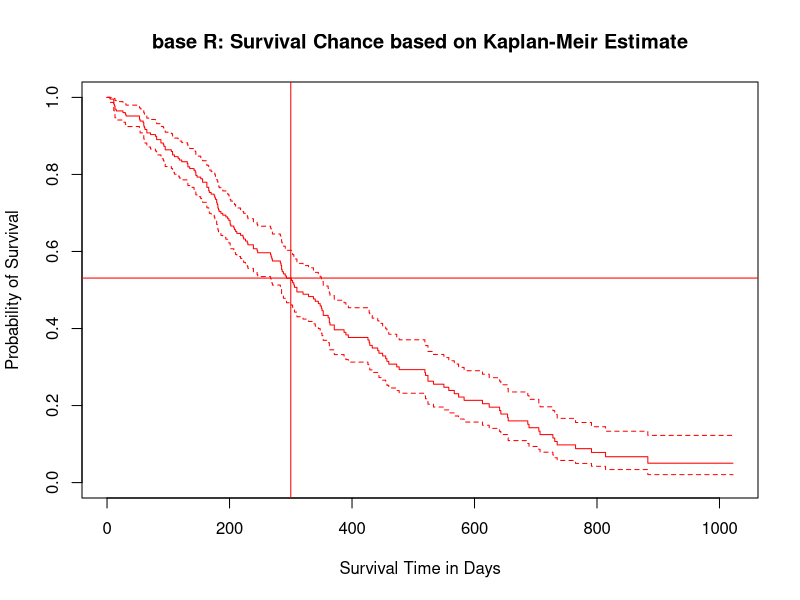
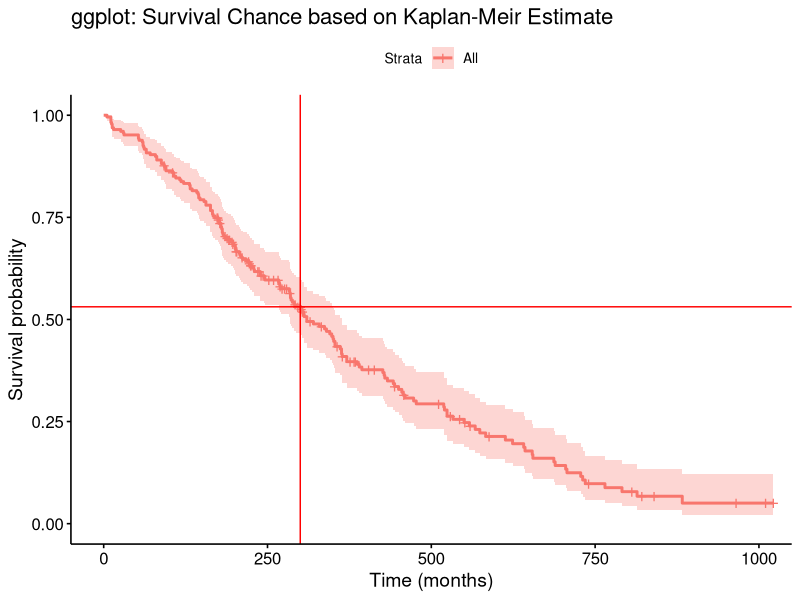
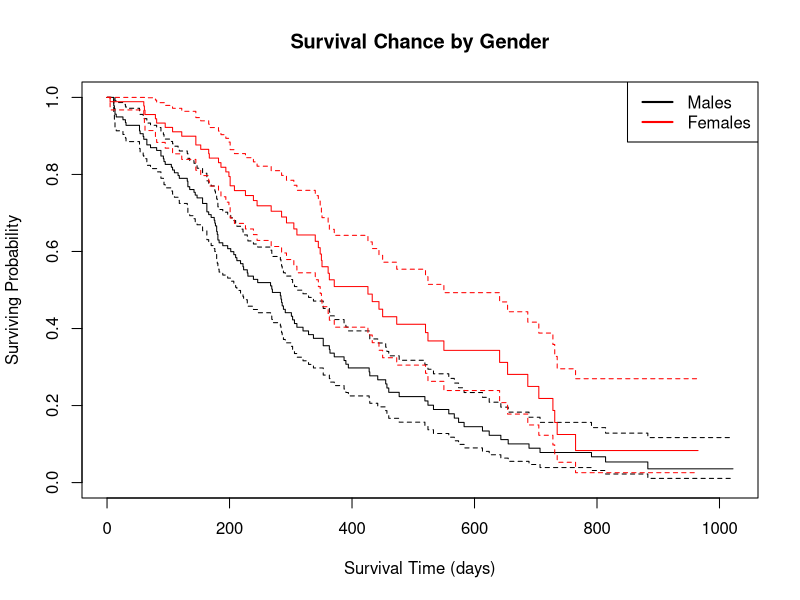
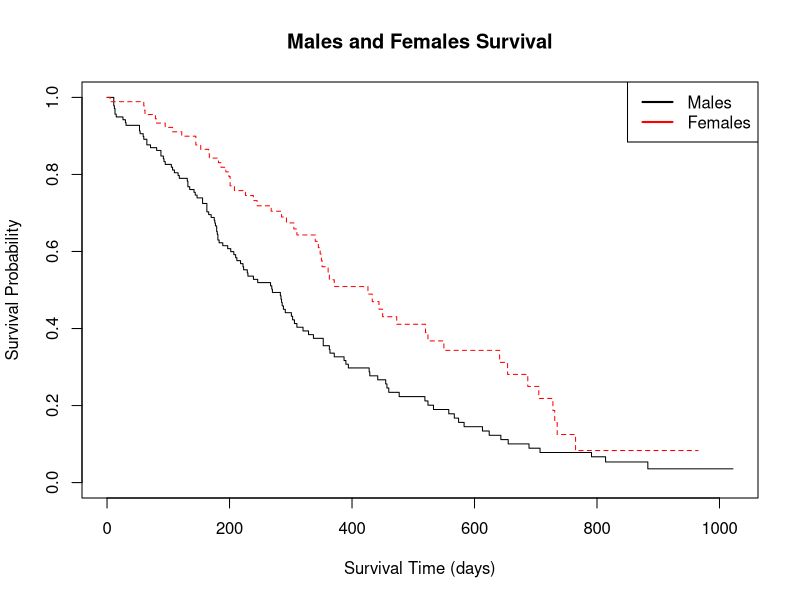
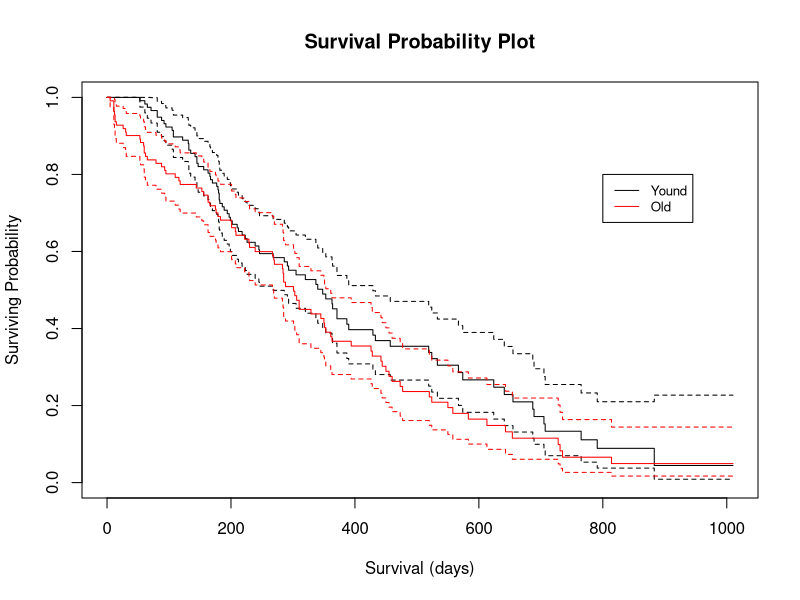
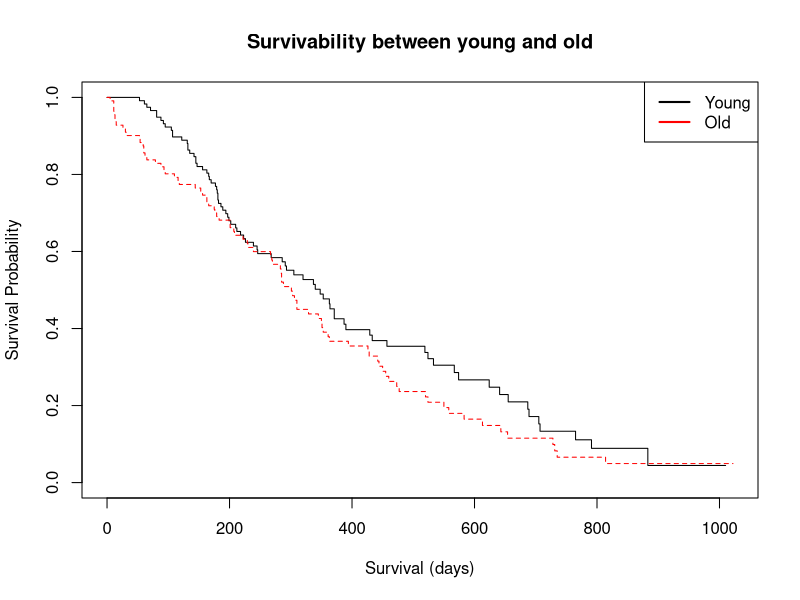
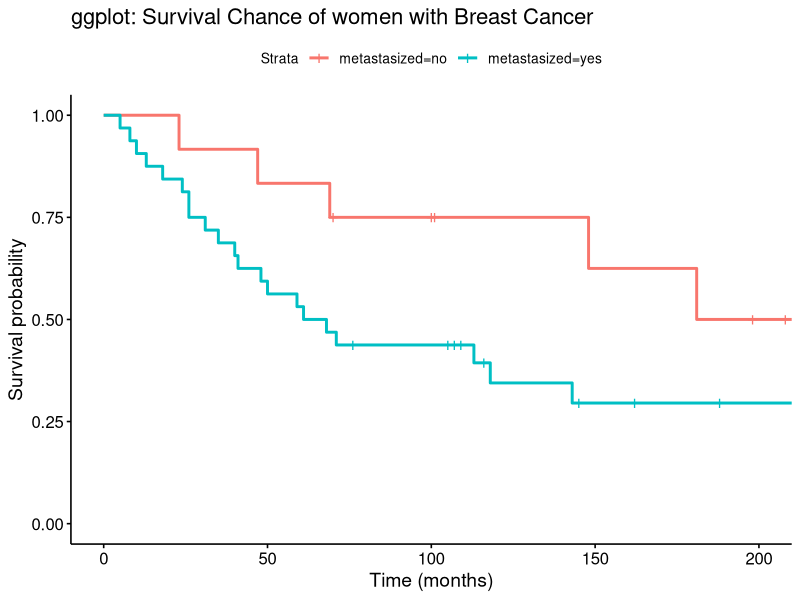

Source code (R) for these figures, in order:
## ---- chunk 1
# load all required packages
require("survminer")
library(survival)
library(ggplot2)        
library(HSAUR3)
library(mclust)
library("knitr")
cat("1a.") 

data(cancer)

##status 1=censored, 2=dead
SA1=survfit(formula=Surv(time,status==2)~1, data=cancer)

print(summary(SA1,time=300))

# > print(summary(SA1,time=300))
# Call: survfit(formula = Surv(time, status == 2) ~ 1, data = cancer)
# 
#  time n.risk n.event survival std.err lower 95% CI upper 95% CI
#   300     92     101    0.531  0.0346        0.467        0.603

cat("1b.")
plot(SA1,col="red",main="base R: Survival Chance based on Kaplan-Meir Estimate",
     xlab="Survival Time in Days",ylab="Probability of Survival")
abline(v=300,h=0.531,col="red")

p<- ggsurvplot(SA1, data = cancer) +
  labs (x = "Time (months)", title = "ggplot: Survival Chance based on Kaplan-Meir Estimate") 
p$plot + geom_hline(yintercept=0.531, color='red') + geom_vline(xintercept = 300, color='red')


cat("1c.")

cat("SEX values: male=1, female=2")
males.df=subset(cancer, sex==1)
females.df=subset(cancer, sex==2)

SUR_Male=survfit(formula=Surv(time,status==2)~1, data=males.df)
SUR_Female=survfit(formula=Surv(time,status==2)~1, data=females.df)

layout(matrix(1:1, ncol = 1))

plot(SUR_Male,col="black",main="Survival Chance by Gender",
     xlab="Survival Time (days)",ylab="Surviving Probability")
lines(SUR_Female,col="red")
legend("topright",c("Males","Females"),lty=c(1,1),
       lwd=c(2,2),col=c("black","red"))


plot(survfit(Surv(time,status==2)~sex, data=cancer),
     main="Males and Females Survival",lty=c(1,2),col=c("black","red"),
     ylab="Survival Probability",xlab="Survival Time (days)")
legend("topright",c("Males","Females"),lty=c(1,1),
       lwd=c(2,2),col=c("black","red"))

print(survdiff(formula=Surv(time,status==2)~sex,data=cancer))


cat("1d")
## Splitting data into young and old where age group=1 meansyoung half, age
## group=2 mean old half

dup.cancer <- cancer
dup.cancer$Age_Group <- 2
get.median <- median(cancer$age)

for(i in 1:nrow(cancer)){
  if(cancer[i,4] <= get.median){
    dup.cancer[i,11]=1}
}


young=subset(dup.cancer, Age_Group==1)
old=subset(dup.cancer, Age_Group==2)

young_sa=survfit(formula=Surv(time,status==2)~1, data=young)
old_sa=survfit(formula=Surv(time,status==2)~1, data=old)


plot(young_sa,col="black",main="Survival Probability Plot",
     xlab="Survival (days)",ylab="Surviving Probability")
lines(old_sa,col="red")
legend(800, 0.8, legend=c("Yound", "Old"),
       col=c("black", "red"), lty=c(1,1), cex=0.8)


plot(survfit(Surv(time,status==2)~Age_Group, data = dup.cancer),
     main="Survivability between young and old",lty=c(1,2),col=c("black","red"),
     ylab="Survival Probability",xlab="Survival (days)")
legend("topright",c("Young","Old"),lty=c(1,1),
       lwd=c(2,2),col=c("black","red"))

print(survdiff(formula=Surv(time,status==2)~Age_Group,data = dup.cancer))

## ---- chunk 2

## Q 2 a
data(mastectomy)
mt=mastectomy

fit <- survfit(Surv(time, event)~metastasized, data=mt)
summary(fit)

# > names(summary(fit))
#  [1] "n"             "time"          "n.risk"        "n.event"       "n.censor"     
#  [6] "surv"          "type"          "strata"        "std.err"       "lower"        
# [11] "upper"         "conf.type"     "conf.int"      "call"          "table"        
# [16] "rmean.endtime"

ggsurvplot(fit, data = mt) +
  labs (x = "Time (months)", title = "ggplot: Survival Chance of women with Breast Cancer")


## Q 2 b

lrt_fit=survdiff(formula=Surv(time,event==1)~metastasized,data=mt,rho=0)
# summary(lrt_fit)
ct_fit=coxph(formula=Surv(time,event)~metastasized,data=mt)
cat("log rank test")
print(lrt_fit)
cat("Cox's regression test")
print(ct_fit)
